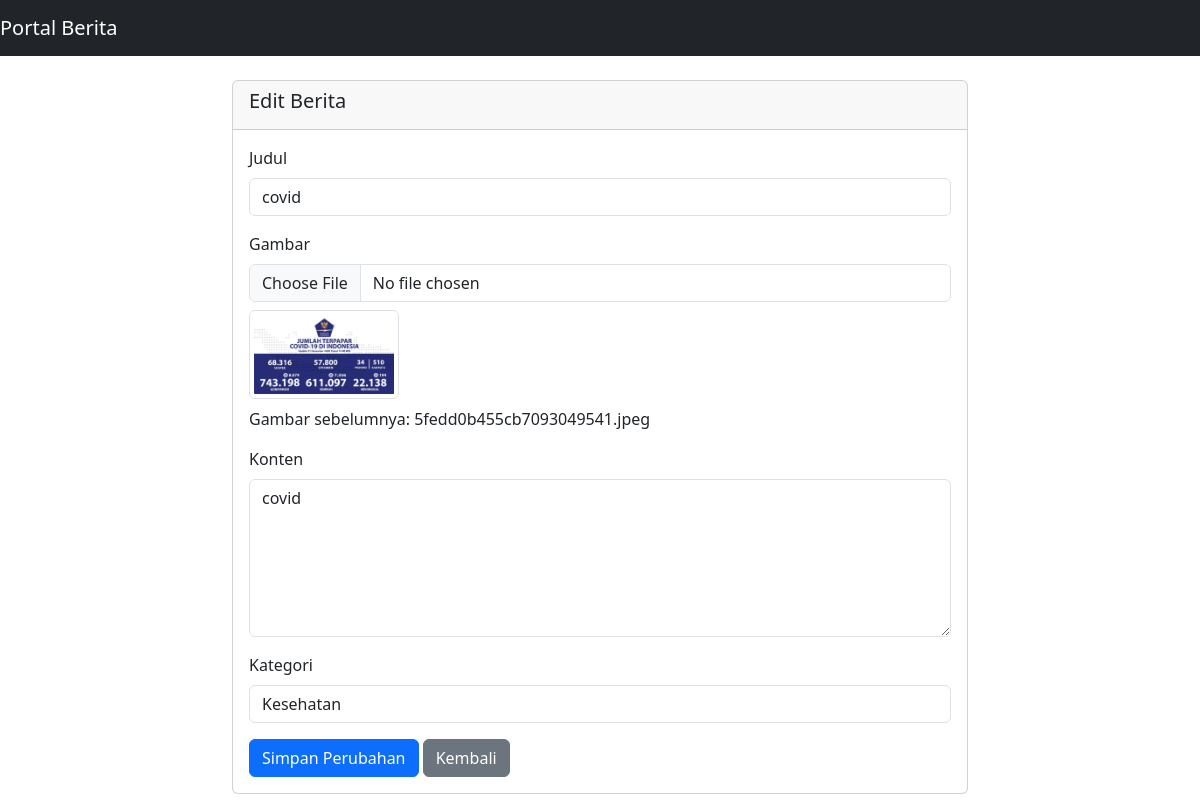
Screenshot of /edit_news.php?id=24 (signed in) with the database file from the repository.
### tables this page shows
CREATE TABLE `news` (
  `id` int(11) NOT NULL,
  `title` varchar(255) NOT NULL,
  `image` varchar(255) DEFAULT NULL,
  `content` text NOT NULL,
  `id_kategori` int(10) NOT NULL,
  `created_at` timestamp NOT NULL DEFAULT current_timestamp(),
  `updated_at` timestamp NOT NULL DEFAULT current_timestamp()
);

CREATE TABLE `kategori` (
  `id` int(10) NOT NULL,
  `nama_kategori` varchar(50) NOT NULL,
  `created_at` timestamp NOT NULL DEFAULT current_timestamp(),
  `updated_at` timestamp NOT NULL DEFAULT current_timestamp()
);

### edit_news.php (the view, shortened to what this page needs)
<?php
require 'config.php';
$id = $_GET['id'];
$stmt = $pdo->prepare("SELECT * FROM news WHERE id = :id");
$stmt->execute(['id' => $id]);
$newsItem = $stmt->fetch(PDO::FETCH_ASSOC);
$stmt = $pdo->query("SELECT id, nama_kategori FROM kategori");
$kategoriList = $stmt->fetchAll(PDO::FETCH_ASSOC);
?>
<!DOCTYPE html>
<html lang="id">
<head>
    <link href="https://cdn.jsdelivr.net/npm/bootstrap@5.3.0/dist/css/bootstrap.min.css" rel="stylesheet">
</head>
<body>
    <nav class="navbar navbar-expand-lg navbar-dark bg-dark">
        <a class="navbar-brand" href="#">Portal Berita</a>
    </nav>
    <div class="container mt-4">
        <div class="row">
            <div class="col-md-8 offset-md-2">
                <div class="card">
                    <div class="card-header">
                        <h5 class="card-title">Edit Berita</h5>
                    </div>
                    <div class="card-body">
                        <form method="post" enctype="multipart/form-data">
                            <div class="mb-3">
                                <label for="title" class="form-label">Judul</label>
                                <input type="text" id="title" name="title" class="form-control" value="<?php echo htmlspecialchars($newsItem['title']); ?>" required>
                            </div>
                            <div class="mb-3">
                                <label for="image" class="form-label">Gambar</label>
                                <input type="file" id="image" name="image" class="form-control" onchange="previewImage(event)">
                                <?php if ($newsItem['image']): ?>
                                    <img id="oldImagePreview" src="<?php echo htmlspecialchars($newsItem['image']); ?>" alt="Gambar sebelumnya" class="img-thumbnail mt-2" style="max-width: 150px;">
                                    <p class="mt-2" id="oldNamaPreview">Gambar sebelumnya: <?php echo basename($newsItem['image']); ?></p>
                                <?php endif; ?>
                            </div>
                            <div class="mb-3">
                                <label for="content" class="form-label">Konten</label>
                                <textarea id="content" name="content" class="form-control" rows="6" required><?php echo htmlspecialchars($newsItem['content']); ?></textarea>
                            </div>
                            <div class="mb-3">
                                <label for="kategori" class="form-label">Kategori</label>
                                <select id="kategori" name="id_kategori" class="form-control" required>
                                    <?php foreach ($kategoriList as $kategori): ?>
                                        <option value="<?php echo htmlspecialchars($kategori['id']); ?>"
                                            <?php echo ($newsItem['id_kategori'] == $kategori['id']) ? 'selected' : ''; ?>>
                                            <?php echo htmlspecialchars($kategori['nama_kategori']); ?>
                                        </option>
                                    <?php endforeach; ?>
                                </select>
                            </div>
                            <button type="submit" class="btn btn-primary">Simpan Perubahan</button>
                            <a href="admin_dashboard.php" class="btn btn-secondary">Kembali</a>
                        </form>
                    </div>
                </div>
            </div>
        </div>
    </div>
</body>
</html>

### rows the page displays
news: title "covid", image (picture), image "5fedd0b455cb7093049541.jpeg", content "covid", id_kategori "Kesehatan"
